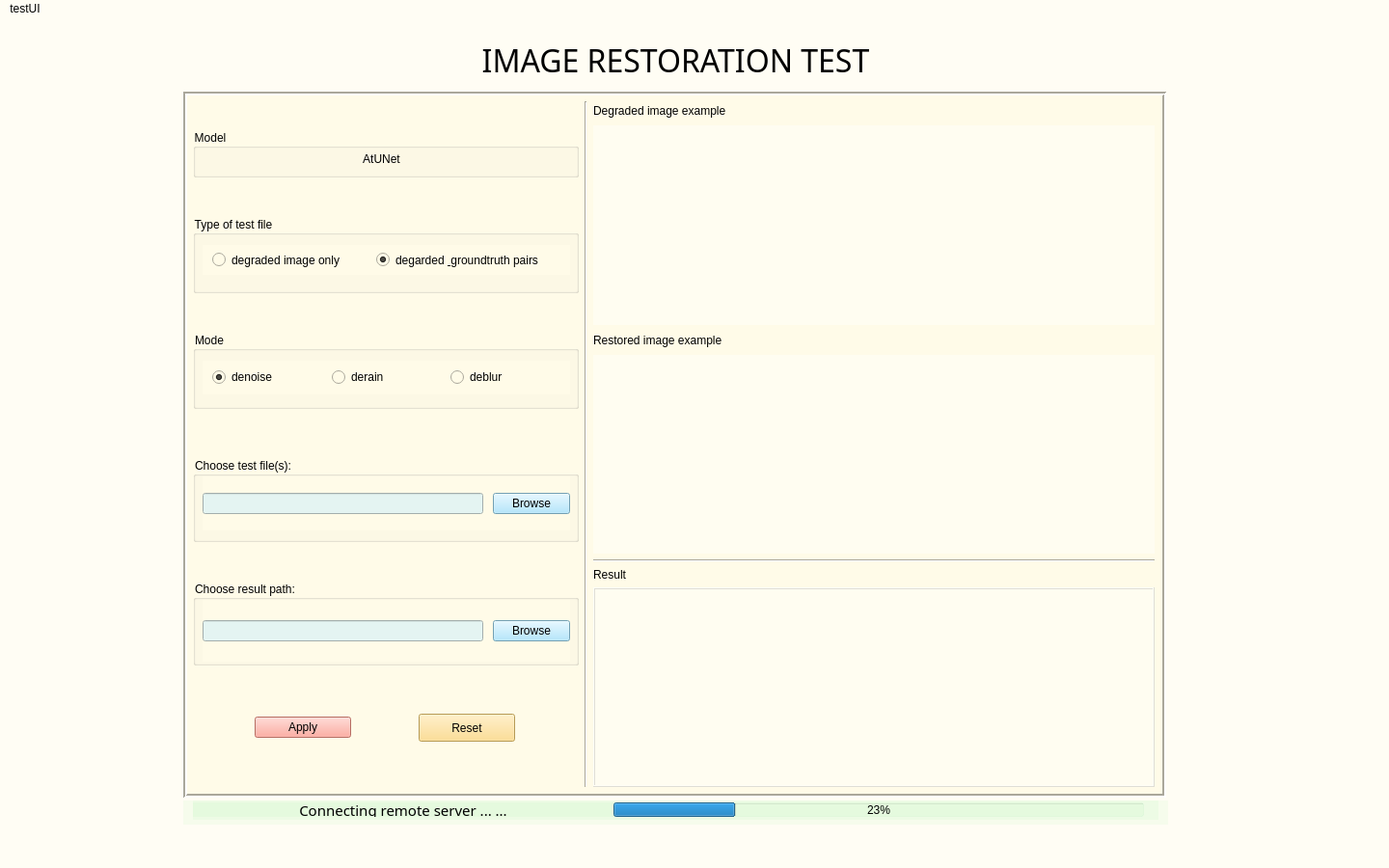
<?xml version="1.0" encoding="UTF-8"?>
<ui version="4.0">
 <class>MainWindow</class>
 <widget class="QMainWindow" name="MainWindow">
  <property name="geometry">
   <rect>
    <x>0</x>
    <y>0</y>
    <width>1440</width>
    <height>900</height>
   </rect>
  </property>
  <property name="sizePolicy">
   <sizepolicy hsizetype="Preferred" vsizetype="Preferred">
    <horstretch>0</horstretch>
    <verstretch>0</verstretch>
   </sizepolicy>
  </property>
  <property name="maximumSize">
   <size>
    <width>1440</width>
    <height>900</height>
   </size>
  </property>
  <property name="windowTitle">
   <string>MainWindow</string>
  </property>
  <property name="styleSheet">
   <string notr="true">background-color: rgb(255, 253, 244);
</string>
  </property>
  <widget class="QWidget" name="centralwidget">
   <property name="maximumSize">
    <size>
     <width>1440</width>
     <height>858</height>
    </size>
   </property>
   <property name="styleSheet">
    <string notr="true">background-color: rgb(255, 253, 244);
</string>
   </property>
   <widget class="QFrame" name="frame">
    <property name="geometry">
     <rect>
      <x>180</x>
      <y>-20</y>
      <width>1041</width>
      <height>881</height>
     </rect>
    </property>
    <property name="sizePolicy">
     <sizepolicy hsizetype="Expanding" vsizetype="Expanding">
      <horstretch>0</horstretch>
      <verstretch>0</verstretch>
     </sizepolicy>
    </property>
    <property name="maximumSize">
     <size>
      <width>1440</width>
      <height>900</height>
     </size>
    </property>
    <property name="sizeIncrement">
     <size>
      <width>31</width>
      <height>27</height>
     </size>
    </property>
    <property name="font">
     <font>
      <family>Futura</family>
      <pointsize>24</pointsize>
      <weight>9</weight>
      <italic>false</italic>
      <bold>false</bold>
     </font>
    </property>
    <property name="layoutDirection">
     <enum>Qt::LeftToRight</enum>
    </property>
    <property name="styleSheet">
     <string notr="true">background-color: rgb(255, 253, 244);
font: 75 24pt &quot;Futura&quot;;</string>
    </property>
    <property name="frameShape">
     <enum>QFrame::NoFrame</enum>
    </property>
    <property name="frameShadow">
     <enum>QFrame::Plain</enum>
    </property>
    <widget class="QWidget" name="verticalLayoutWidget_3">
     <property name="geometry">
      <rect>
       <x>10</x>
       <y>20</y>
       <width>1021</width>
       <height>841</height>
      </rect>
     </property>
     <layout class="QVBoxLayout" name="verticalLayout">
      <property name="spacing">
       <number>0</number>
      </property>
      <item>
       <widget class="QLabel" name="Title">
        <property name="minimumSize">
         <size>
          <width>0</width>
          <height>70</height>
         </size>
        </property>
        <property name="maximumSize">
         <size>
          <width>16777215</width>
          <height>60</height>
         </size>
        </property>
        <property name="font">
         <font>
          <family>Futura</family>
          <pointsize>24</pointsize>
          <weight>9</weight>
          <italic>false</italic>
          <bold>false</bold>
         </font>
        </property>
        <property name="text">
         <string>IMAGE RESTORATION TEST</string>
        </property>
        <property name="textFormat">
         <enum>Qt::AutoText</enum>
        </property>
        <property name="alignment">
         <set>Qt::AlignCenter</set>
        </property>
       </widget>
      </item>
      <item>
       <widget class="QFrame" name="frame_2">
        <property name="minimumSize">
         <size>
          <width>889</width>
          <height>500</height>
         </size>
        </property>
        <property name="maximumSize">
         <size>
          <width>1019</width>
          <height>732</height>
         </size>
        </property>
        <property name="font">
         <font>
          <family>Futura</family>
          <pointsize>14</pointsize>
          <weight>7</weight>
          <italic>false</italic>
          <bold>false</bold>
         </font>
        </property>
        <property name="autoFillBackground">
         <bool>false</bool>
        </property>
        <property name="styleSheet">
         <string notr="true">font: 57 14pt &quot;Futura&quot;;
background-color: rgb(255, 251, 232);</string>
        </property>
        <property name="frameShape">
         <enum>QFrame::Box</enum>
        </property>
        <property name="frameShadow">
         <enum>QFrame::Sunken</enum>
        </property>
        <property name="lineWidth">
         <number>2</number>
        </property>
        <widget class="QWidget" name="horizontalLayoutWidget">
         <property name="geometry">
          <rect>
           <x>10</x>
           <y>10</y>
           <width>1001</width>
           <height>711</height>
          </rect>
         </property>
         <layout class="QHBoxLayout" name="horizontalLayout">
          <item>
           <layout class="QVBoxLayout" name="Left_verticalLayout">
            <property name="sizeConstraint">
             <enum>QLayout::SetMaximumSize</enum>
            </property>
            <item>
             <spacer name="verticalSpacer_6">
              <property name="orientation">
               <enum>Qt::Vertical</enum>
              </property>
              <property name="sizeType">
               <enum>QSizePolicy::Fixed</enum>
              </property>
              <property name="sizeHint" stdset="0">
               <size>
                <width>20</width>
                <height>5</height>
               </size>
              </property>
             </spacer>
            </item>
            <item>
             <widget class="QGroupBox" name="Model">
              <property name="minimumSize">
               <size>
                <width>400</width>
                <height>50</height>
               </size>
              </property>
              <property name="maximumSize">
               <size>
                <width>400</width>
                <height>50</height>
               </size>
              </property>
              <property name="autoFillBackground">
               <bool>false</bool>
              </property>
              <property name="styleSheet">
               <string notr="true">border-color: rgb(181, 180, 244);</string>
              </property>
              <property name="title">
               <string>Model</string>
              </property>
              <property name="flat">
               <bool>false</bool>
              </property>
              <property name="checkable">
               <bool>false</bool>
              </property>
              <widget class="QLabel" name="AtUNet_label">
               <property name="geometry">
                <rect>
                 <x>160</x>
                 <y>20</y>
                 <width>71</width>
                 <height>21</height>
                </rect>
               </property>
               <property name="styleSheet">
                <string notr="true">background-color: rgba(255, 255, 255, 0);</string>
               </property>
               <property name="text">
                <string>AtUNet</string>
               </property>
               <property name="alignment">
                <set>Qt::AlignCenter</set>
               </property>
              </widget>
             </widget>
            </item>
            <item>
             <spacer name="verticalSpacer">
              <property name="orientation">
               <enum>Qt::Vertical</enum>
              </property>
              <property name="sizeType">
               <enum>QSizePolicy::Fixed</enum>
              </property>
              <property name="sizeHint" stdset="0">
               <size>
                <width>20</width>
                <height>10</height>
               </size>
              </property>
             </spacer>
            </item>
            <item>
             <widget class="QGroupBox" name="Testfile_type">
              <property name="minimumSize">
               <size>
                <width>400</width>
                <height>80</height>
               </size>
              </property>
              <property name="maximumSize">
               <size>
                <width>16777215</width>
                <height>80</height>
               </size>
              </property>
              <property name="autoFillBackground">
               <bool>false</bool>
              </property>
              <property name="styleSheet">
               <string notr="true">border-color: rgb(181, 180, 244);</string>
              </property>
              <property name="title">
               <string>Type of test file</string>
              </property>
              <property name="flat">
               <bool>false</bool>
              </property>
              <property name="checkable">
               <bool>false</bool>
              </property>
              <widget class="QWidget" name="horizontalLayoutWidget_2">
               <property name="geometry">
                <rect>
                 <x>10</x>
                 <y>30</y>
                 <width>381</width>
                 <height>31</height>
                </rect>
               </property>
               <layout class="QHBoxLayout" name="Type_choices">
                <property name="spacing">
                 <number>0</number>
                </property>
                <property name="leftMargin">
                 <number>10</number>
                </property>
                <property name="topMargin">
                 <number>5</number>
                </property>
                <property name="bottomMargin">
                 <number>5</number>
                </property>
                <item>
                 <widget class="QRadioButton" name="only_btn">
                  <property name="maximumSize">
                   <size>
                    <width>170</width>
                    <height>16777215</height>
                   </size>
                  </property>
                  <property name="styleSheet">
                   <string notr="true">font: 550 14pt &quot;Avenir&quot;;</string>
                  </property>
                  <property name="text">
                   <string>degraded image only</string>
                  </property>
                  <property name="checked">
                   <bool>false</bool>
                  </property>
                 </widget>
                </item>
                <item>
                 <widget class="QRadioButton" name="pair_btn">
                  <property name="maximumSize">
                   <size>
                    <width>200</width>
                    <height>16777215</height>
                   </size>
                  </property>
                  <property name="styleSheet">
                   <string notr="true">font: 550 14pt &quot;Avenir&quot;;</string>
                  </property>
                  <property name="text">
                   <string>degarded &amp; groundtruth pairs</string>
                  </property>
                  <property name="checked">
                   <bool>true</bool>
                  </property>
                 </widget>
                </item>
               </layout>
              </widget>
             </widget>
            </item>
            <item>
             <spacer name="verticalSpacer_8">
              <property name="orientation">
               <enum>Qt::Vertical</enum>
              </property>
              <property name="sizeType">
               <enum>QSizePolicy::Fixed</enum>
              </property>
              <property name="sizeHint" stdset="0">
               <size>
                <width>20</width>
                <height>10</height>
               </size>
              </property>
             </spacer>
            </item>
            <item>
             <widget class="QGroupBox" name="Modes">
              <property name="minimumSize">
               <size>
                <width>390</width>
                <height>80</height>
               </size>
              </property>
              <property name="maximumSize">
               <size>
                <width>16777215</width>
                <height>80</height>
               </size>
              </property>
              <property name="title">
               <string>Mode</string>
              </property>
              <widget class="QWidget" name="horizontalLayoutWidget_3">
               <property name="geometry">
                <rect>
                 <x>10</x>
                 <y>30</y>
                 <width>381</width>
                 <height>35</height>
                </rect>
               </property>
               <layout class="QHBoxLayout" name="Mode_choices">
                <property name="spacing">
                 <number>0</number>
                </property>
                <property name="leftMargin">
                 <number>10</number>
                </property>
                <property name="topMargin">
                 <number>5</number>
                </property>
                <property name="rightMargin">
                 <number>0</number>
                </property>
                <property name="bottomMargin">
                 <number>5</number>
                </property>
                <item>
                 <widget class="QRadioButton" name="denoise_btn">
                  <property name="styleSheet">
                   <string notr="true">font: 500 14pt &quot;Avenir&quot;;</string>
                  </property>
                  <property name="text">
                   <string>denoise</string>
                  </property>
                  <property name="checked">
                   <bool>true</bool>
                  </property>
                 </widget>
                </item>
                <item>
                 <widget class="QRadioButton" name="derain_btn">
                  <property name="styleSheet">
                   <string notr="true">font: 500 14pt &quot;Avenir&quot;;</string>
                  </property>
                  <property name="text">
                   <string>derain</string>
                  </property>
                 </widget>
                </item>
                <item>
                 <widget class="QRadioButton" name="deblur_btn">
                  <property name="styleSheet">
                   <string notr="true">font: 500 14pt &quot;Avenir&quot;;</string>
                  </property>
                  <property name="text">
                   <string>deblur</string>
                  </property>
                 </widget>
                </item>
               </layout>
              </widget>
             </widget>
            </item>
            <item>
             <spacer name="verticalSpacer_2">
              <property name="orientation">
               <enum>Qt::Vertical</enum>
              </property>
              <property name="sizeType">
               <enum>QSizePolicy::Fixed</enum>
              </property>
              <property name="sizeHint" stdset="0">
               <size>
                <width>20</width>
                <height>20</height>
               </size>
              </property>
             </spacer>
            </item>
            <item>
             <widget class="QGroupBox" name="test_file">
              <property name="maximumSize">
               <size>
                <width>16777215</width>
                <height>88</height>
               </size>
              </property>
              <property name="toolTip">
               <string>&lt;!DOCTYPE HTML PUBLIC &quot;-//W3C//DTD HTML 4.0//EN&quot; &quot;http://www.w3.org/TR/REC-html40/strict.dtd&quot;&gt;
&lt;html&gt;&lt;head&gt;&lt;meta name=&quot;qrichtext&quot; content=&quot;1&quot; /&gt;&lt;style type=&quot;text/css&quot;&gt;
p, li { white-space: pre-wrap; }
&lt;/style&gt;&lt;/head&gt;&lt;body style=&quot; font-family:'Times New Roman'; font-size:14pt; font-weight:56; font-style:normal;&quot;&gt;
&lt;p style=&quot; margin-top:0px; margin-bottom:0px; margin-left:0px; margin-right:0px; -qt-block-indent:0; text-indent:0px;&quot;&gt;&lt;span style=&quot; font-style:italic;&quot;&gt;If U are using pairs of test files, we suppose to store each pair in one folder, and please upload the directory of these folders, THKs.&lt;/span&gt;&lt;/p&gt;&lt;/body&gt;&lt;/html&gt;</string>
              </property>
              <property name="title">
               <string>Choose test file(s):</string>
              </property>
              <widget class="QWidget" name="horizontalLayoutWidget_7">
               <property name="geometry">
                <rect>
                 <x>10</x>
                 <y>20</y>
                 <width>381</width>
                 <height>56</height>
                </rect>
               </property>
               <layout class="QHBoxLayout" name="horizontalLayout_4">
                <property name="spacing">
                 <number>10</number>
                </property>
                <property name="leftMargin">
                 <number>0</number>
                </property>
                <property name="topMargin">
                 <number>0</number>
                </property>
                <property name="bottomMargin">
                 <number>0</number>
                </property>
                <item>
                 <widget class="QLineEdit" name="test_file_text">
                  <property name="styleSheet">
                   <string notr="true">background-color: rgb(228, 244, 242);
font: 57 13pt &quot;Avenir&quot;;</string>
                  </property>
                 </widget>
                </item>
                <item>
                 <widget class="QPushButton" name="test_file_btn">
                  <property name="autoFillBackground">
                   <bool>false</bool>
                  </property>
                  <property name="styleSheet">
                   <string notr="true">font: 57 13pt &quot;Avenir&quot;;
background-color: rgb(161, 224, 251);</string>
                  </property>
                  <property name="text">
                   <string>Browse</string>
                  </property>
                 </widget>
                </item>
               </layout>
              </widget>
             </widget>
            </item>
            <item>
             <spacer name="verticalSpacer_3">
              <property name="orientation">
               <enum>Qt::Vertical</enum>
              </property>
              <property name="sizeType">
               <enum>QSizePolicy::Fixed</enum>
              </property>
              <property name="sizeHint" stdset="0">
               <size>
                <width>20</width>
                <height>10</height>
               </size>
              </property>
             </spacer>
            </item>
            <item>
             <widget class="QGroupBox" name="res_path">
              <property name="maximumSize">
               <size>
                <width>16777215</width>
                <height>88</height>
               </size>
              </property>
              <property name="title">
               <string>Choose result path:</string>
              </property>
              <widget class="QWidget" name="horizontalLayoutWidget_8">
               <property name="geometry">
                <rect>
                 <x>10</x>
                 <y>20</y>
                 <width>381</width>
                 <height>64</height>
                </rect>
               </property>
               <layout class="QHBoxLayout" name="horizontalLayout_6">
                <property name="spacing">
                 <number>10</number>
                </property>
                <item>
                 <widget class="QLineEdit" name="res_path_text">
                  <property name="styleSheet">
                   <string notr="true">background-color: rgb(228, 244, 242);
font: 57 13pt &quot;Avenir&quot;;
</string>
                  </property>
                 </widget>
                </item>
                <item>
                 <widget class="QPushButton" name="res_path_btn">
                  <property name="styleSheet">
                   <string notr="true">font: 57 13pt &quot;Avenir&quot;;
background-color: rgb(161, 224, 251);</string>
                  </property>
                  <property name="text">
                   <string>Browse</string>
                  </property>
                 </widget>
                </item>
               </layout>
              </widget>
             </widget>
            </item>
            <item>
             <spacer name="verticalSpacer_4">
              <property name="orientation">
               <enum>Qt::Vertical</enum>
              </property>
              <property name="sizeType">
               <enum>QSizePolicy::Fixed</enum>
              </property>
              <property name="sizeHint" stdset="0">
               <size>
                <width>20</width>
                <height>20</height>
               </size>
              </property>
             </spacer>
            </item>
            <item>
             <layout class="QHBoxLayout" name="Btn_set">
              <item>
               <widget class="QPushButton" name="apply_btn">
                <property name="minimumSize">
                 <size>
                  <width>100</width>
                  <height>0</height>
                 </size>
                </property>
                <property name="maximumSize">
                 <size>
                  <width>100</width>
                  <height>16777215</height>
                 </size>
                </property>
                <property name="styleSheet">
                 <string notr="true">background-color: rgb(255, 151, 137);</string>
                </property>
                <property name="text">
                 <string>Apply</string>
                </property>
               </widget>
              </item>
              <item>
               <widget class="QPushButton" name="reset_btn">
                <property name="minimumSize">
                 <size>
                  <width>100</width>
                  <height>29</height>
                 </size>
                </property>
                <property name="maximumSize">
                 <size>
                  <width>100</width>
                  <height>29</height>
                 </size>
                </property>
                <property name="styleSheet">
                 <string notr="true">background-color: rgb(255, 215, 119);</string>
                </property>
                <property name="text">
                 <string>Reset</string>
                </property>
               </widget>
              </item>
             </layout>
            </item>
            <item>
             <spacer name="verticalSpacer_5">
              <property name="orientation">
               <enum>Qt::Vertical</enum>
              </property>
              <property name="sizeType">
               <enum>QSizePolicy::Fixed</enum>
              </property>
              <property name="sizeHint" stdset="0">
               <size>
                <width>20</width>
                <height>20</height>
               </size>
              </property>
             </spacer>
            </item>
           </layout>
          </item>
          <item>
           <widget class="Line" name="line_2">
            <property name="orientation">
             <enum>Qt::Vertical</enum>
            </property>
           </widget>
          </item>
          <item>
           <layout class="QVBoxLayout" name="Right_verticalLayout">
            <property name="leftMargin">
             <number>0</number>
            </property>
            <property name="rightMargin">
             <number>4</number>
            </property>
            <item>
             <widget class="QLabel" name="Degraded_img_label">
              <property name="enabled">
               <bool>true</bool>
              </property>
              <property name="minimumSize">
               <size>
                <width>430</width>
                <height>19</height>
               </size>
              </property>
              <property name="maximumSize">
               <size>
                <width>420</width>
                <height>19</height>
               </size>
              </property>
              <property name="text">
               <string>Degraded image example</string>
              </property>
             </widget>
            </item>
            <item>
             <layout class="QHBoxLayout" name="img_in_area">
              <item>
               <widget class="QGraphicsView" name="input_img">
                <property name="minimumSize">
                 <size>
                  <width>420</width>
                  <height>159</height>
                 </size>
                </property>
                <property name="styleSheet">
                 <string notr="true">background-color: rgba(255, 255, 255, 97);</string>
                </property>
                <property name="frameShape">
                 <enum>QFrame::NoFrame</enum>
                </property>
               </widget>
              </item>
             </layout>
            </item>
            <item>
             <widget class="QLabel" name="Restored_img_label">
              <property name="minimumSize">
               <size>
                <width>420</width>
                <height>19</height>
               </size>
              </property>
              <property name="maximumSize">
               <size>
                <width>420</width>
                <height>19</height>
               </size>
              </property>
              <property name="text">
               <string>Restored image example</string>
              </property>
             </widget>
            </item>
            <item>
             <layout class="QHBoxLayout" name="img_out_area">
              <item>
               <widget class="QGraphicsView" name="out_img">
                <property name="minimumSize">
                 <size>
                  <width>420</width>
                  <height>171</height>
                 </size>
                </property>
                <property name="styleSheet">
                 <string notr="true">background-color: rgba(255, 255, 255, 97);</string>
                </property>
                <property name="frameShape">
                 <enum>QFrame::NoFrame</enum>
                </property>
               </widget>
              </item>
             </layout>
            </item>
            <item>
             <widget class="Line" name="line">
              <property name="orientation">
               <enum>Qt::Horizontal</enum>
              </property>
             </widget>
            </item>
            <item>
             <widget class="QLabel" name="Result_label">
              <property name="maximumSize">
               <size>
                <width>420</width>
                <height>19</height>
               </size>
              </property>
              <property name="text">
               <string>Result</string>
              </property>
             </widget>
            </item>
            <item>
             <widget class="QTextBrowser" name="test_output">
              <property name="font">
               <font>
                <family>Futura</family>
                <pointsize>14</pointsize>
                <weight>7</weight>
                <italic>false</italic>
                <bold>false</bold>
               </font>
              </property>
              <property name="styleSheet">
               <string notr="true">background-color: rgba(255, 255, 255, 97);</string>
              </property>
              <property name="frameShape">
               <enum>QFrame::Box</enum>
              </property>
              <property name="frameShadow">
               <enum>QFrame::Raised</enum>
              </property>
              <property name="readOnly">
               <bool>true</bool>
              </property>
             </widget>
            </item>
           </layout>
          </item>
         </layout>
        </widget>
       </widget>
      </item>
      <item>
       <widget class="QWidget" name="widget" native="true">
        <property name="maximumSize">
         <size>
          <width>16777215</width>
          <height>25</height>
         </size>
        </property>
        <property name="styleSheet">
         <string notr="true">background-color: rgba(22, 239, 59, 10);</string>
        </property>
        <widget class="QWidget" name="horizontalLayoutWidget_4">
         <property name="geometry">
          <rect>
           <x>10</x>
           <y>0</y>
           <width>1001</width>
           <height>20</height>
          </rect>
         </property>
         <layout class="QHBoxLayout" name="horizontalLayout_2">
          <property name="spacing">
           <number>0</number>
          </property>
          <property name="rightMargin">
           <number>15</number>
          </property>
          <item>
           <widget class="QLabel" name="Title_2">
            <property name="maximumSize">
             <size>
              <width>16777215</width>
              <height>15</height>
             </size>
            </property>
            <property name="font">
             <font>
              <family>Monaco</family>
              <pointsize>11</pointsize>
              <weight>50</weight>
              <italic>false</italic>
              <bold>false</bold>
             </font>
            </property>
            <property name="styleSheet">
             <string notr="true">font: 11pt &quot;Monaco&quot;;</string>
            </property>
            <property name="text">
             <string>Connecting remote server ... ...</string>
            </property>
            <property name="textFormat">
             <enum>Qt::AutoText</enum>
            </property>
            <property name="alignment">
             <set>Qt::AlignCenter</set>
            </property>
           </widget>
          </item>
          <item>
           <widget class="QProgressBar" name="progressBar">
            <property name="maximumSize">
             <size>
              <width>550</width>
              <height>15</height>
             </size>
            </property>
            <property name="styleSheet">
             <string notr="true">font: 11pt &quot;Monaco&quot;;</string>
            </property>
            <property name="value">
             <number>23</number>
            </property>
           </widget>
          </item>
         </layout>
        </widget>
       </widget>
      </item>
     </layout>
    </widget>
   </widget>
  </widget>
  <widget class="QMenuBar" name="menubar">
   <property name="geometry">
    <rect>
     <x>0</x>
     <y>0</y>
     <width>1440</width>
     <height>21</height>
    </rect>
   </property>
   <widget class="QMenu" name="menutestUI">
    <property name="title">
     <string>testUI</string>
    </property>
   </widget>
   <addaction name="menutestUI"/>
  </widget>
  <widget class="QStatusBar" name="statusbar"/>
 </widget>
 <resources/>
 <connections/>
</ui>
